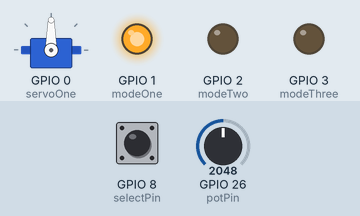
A sketch run on a simulated ESP32-S3. Shown: servo, output pins drawn as LEDs (lit = HIGH). Dashed ring = blinking. Inputs (shaded band) come from the test bench; at power-on: GPIO 8 (selectPin) HIGH, GPIO 26 (potPin) = 2048.

Above: at 1.2 s.
1.3 s: GPIO 8 (selectPin) pulled LOW for 1 s
At 1.46 s:
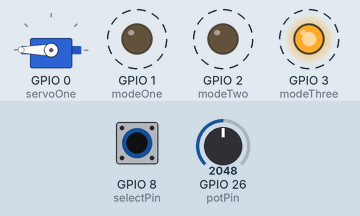
4.3 s: GPIO 8 (selectPin) pulled LOW for 0.15 s
At 4.35 s:
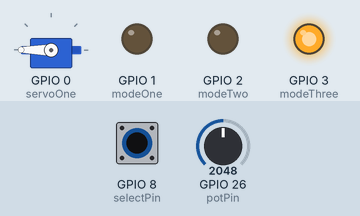
5.9 s: GPIO 8 (selectPin) pulled LOW for 3.2 s
At 9.46 s:
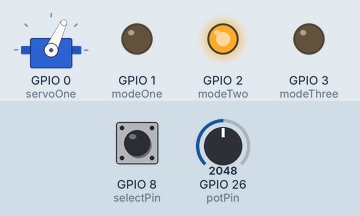
Timing chart, 0 to 17.7 s (numbered marks = the images above; inputs shaded):
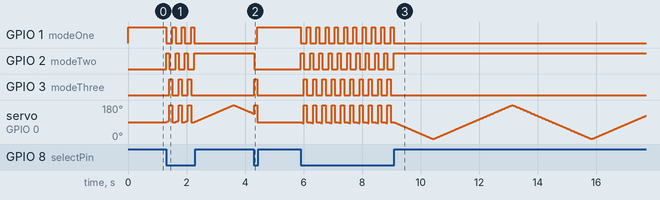

Measured:
- after the input at 1.3 s, GPIO 1 (modeOne): alternates HIGH for 0.11 s and LOW for 0.21 s, 7 changes in all, then stays LOW, starting at once; GPIO 2 (modeTwo): alternates HIGH for 0.11 s and LOW for 0.21 s, 7 changes in all, then stays HIGH, starting at once
- after the input at 4.3 s, GPIO 1 (modeOne): LOW → HIGH after 0.11 s; GPIO 2 (modeTwo): HIGH → LOW at once; GPIO 3 (modeThree): LOW → HIGH at once, → LOW 0.11 s later
- after the input at 5.9 s, GPIO 1 (modeOne): alternates HIGH for 0.11 s and LOW for 0.21 s, 21 changes in all, then stays LOW, starting at once; GPIO 2 (modeTwo): alternates HIGH for 0.11 s and LOW for 0.21 s, 21 changes in all, then stays HIGH, starting at once

The sketch:

ServoTesterV1.ino
```cpp
/*
This code is written by Simple Electronics (https://simpleelectronics.ca) & (https://youtube.com/simpleelectronics) and has been
tested to work as-is - but please feel free to make your own improvements!
ChatGPT was used as a rubber-ducky and did not wholesale write this code - Dan from Simple Electronics did.
Feel free to distribute as you wish - this was meant to help people who can't code well achieve their goals.
*/

#include <Servo.h> // Library needed to handle servo movement

Servo servoOne; // Creating a specific servo "object" - this is from the Servo library

int servoPos = 0; // This variable will output the requested angle for the servo
int potPos = 0; // This variable will track the position of the wiper of the potentiometer

int modeSelect = 1; // This variable will track which mode we are in - pot control, centering, sweeping

int incrementDir = 1; // This variable will be modified to increment or decrement the servo angle

const int potPin = 26; // Sets GP26 to the wiper of the potentiometer
const int selectPin = 8; // Sets GP8 to the button we will use to toggle the mode of the program
const int modeOne = 1; // Sets GP1 to be our mode 1 indicator LED driver
const int modeTwo = 2; // Sets GP2 to be our mode 2 indicator LED driver
const int modeThree = 3; // Sets GP3 to be our mode 3 indicator LED driver

unsigned long lastPressTime = 0; // This variable allows us to track the time since the last button press
const int debounceDelay = 100; // Settable delay to debounce the switch - 100ms debounce as default

void setup() {
  servoOne.attach(0); // Attaches the servo "object" to pin GP0

  pinMode(selectPin, INPUT_PULLUP); // Activating the pullup resistor on the input pin - only needed to activate the resistor
  pinMode(modeOne, OUTPUT);
  pinMode(modeTwo, OUTPUT);
  pinMode(modeThree, OUTPUT);
}

void loop() {

  // This block deals with the mode selection - essentially, when the modeSelect is 1, the program is in center mode, 2 is sweep and 3 is potentiometer control
  if (digitalRead(selectPin) == LOW){
    if (millis() - lastPressTime > debounceDelay) {
      lastPressTime = millis(); // Update last press time
      modeSelect++;
      if (modeSelect > 3){ // We only have 3 modes, so we want to have it cycle instead of incrementing forever
        modeSelect = 1;
      }
    }
  }

  if (modeSelect == 3){
    digitalWrite(modeOne, LOW); // Block of code to turn on only our selected mode indicator LED
    digitalWrite(modeTwo, LOW);
    digitalWrite(modeThree, HIGH);
    potPos = analogRead(potPin); // Reads the position of the potentiometer and stores the value
    servoPos = map(potPos, 0, 1023, 0, 180); // Converts the analogRead values (0-1023) to a servo angle (0-180)
  }

  if (modeSelect == 1) {
    digitalWrite(modeOne, HIGH); // Block of code to turn on only our selected mode indicator LED
    digitalWrite(modeTwo, LOW);
    digitalWrite(modeThree, LOW);
    servoPos = 90; // Sets the servo to center position when in this mode
  }

  if (modeSelect == 2) {
    digitalWrite(modeOne, LOW); // Block of code to turn on only our selected mode indicator LED
    digitalWrite(modeTwo, HIGH);
    digitalWrite(modeThree, LOW);
    servoPos = servoPos + incrementDir; // Creates a sweep of the servo arm
    if (servoPos >= 180 || servoPos <= 0){ // When the servo position is over or under the minimum and the maximum, flip it the other way
      incrementDir = -incrementDir;
    }
  }

  servoOne.write(servoPos); // Outputs the servo position in degrees (0-180)
  delay(15); // This delay allows the servo time to move - adjust this at will.

}
```
